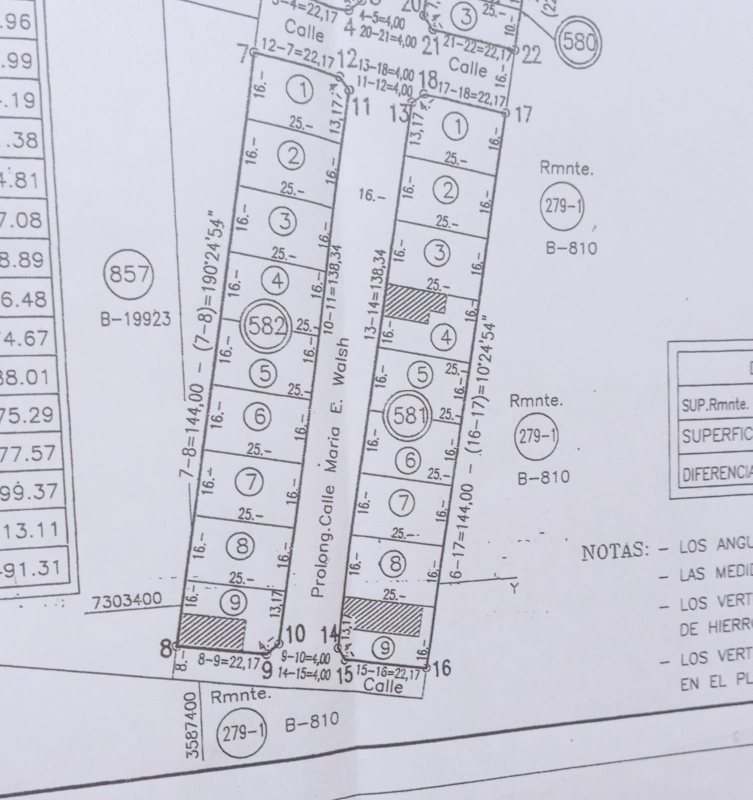
#> input picture ProyectoLotes/Rejunte/lote.jpeg, 1505 x 1600 px (shown at 1/2 size)
$ python PanelControl4.py
#> lines starting #> are read from the running program, lines starting #| are printed output that depends on the picture
import cv2
import tkinter as tk
from tkinter import ttk
import numpy as np
import os
from tkinter import simpledialog
import threading


#////////////////////////////////

# Variables globales
ref_points = []
obj_points = []
current_mode = "reference"
pixels_per_unit = 0
ref_width_real = 0
img = None
img_copy = None
tk_root = None

img_menu= None


recalibrar = False

#///////////////////////
resize_factor = 1.0  # Factor de tamaño actual

resize_step = 0.2    # Paso para aumentar/disminuir tamaño

current_img = None   # Almacena la imagen actual para

imagen_original= None

#///////////////////////////////


# [244 lines left out: functions show_input_dialog, mouse_event, calculate_and_display_measurements, redraw_points, update_display, resize_image, not called in this run]


        #cv2.imshow('Medicion de Objetos', current_img)
        #img = current_img


# Aumentar tamaño
def increase_size():

    resize_image(resize_step)


def decrease_size():
    """Disminuye el tamaño de la imagen"""
    resize_image(-resize_step)

# [10 lines left out: function reset_size, not called in this run]

#///////////////////////////////


class MinimalControlPanel:
    def __init__(self, command_handler):
        self.command_handler = command_handler
        self.root = tk.Tk()
        self.root.title("Menu Principal")
        self.root.geometry("250x550")
        self.root.configure(bg="#2c3e50")
        self.root.resizable(False, False)
        self.root.attributes('-topmost', True)

        # Configurar estilos para ttk
        self.style = ttk.Style()
        self.style.theme_use('clam')

        # Configurar colores para los botones
        self.style.configure('Blue.TButton', background="#3498db", foreground="white")
        self.style.configure('Green.TButton', background="#2ecc71", foreground="white")
        self.style.configure('Yellow.TButton', background="#f1c40f", foreground="white")
        self.style.configure('Red.TButton', background="#e74c3c", foreground="white")
        self.style.configure('Purple.TButton', background="#9b59b6", foreground="white")
        self.style.configure('Orange.TButton', background="#f39c12", foreground="white")
        self.style.configure('Red.TButton', background="#e74c3c", foreground="Black")

        # Crear controles
        self.create_controls()

        # Posición inicial
        self.root.geometry("+20+20")
        self.root.protocol("WM_DELETE_WINDOW", self.on_close)

    def create_controls(self):
        main_frame = ttk.Frame(self.root)
        main_frame.pack(fill=tk.BOTH, expand=True, padx=15, pady=15)

        commands = [
            ('Recalibrar', 'r', "Blue.TButton"),
            ('Tomar Medida', 'm', "Green.TButton"),
            ('Guardar', 's', "Yellow.TButton"),
            ('Salir', 'q', "Red.TButton"),
            ('Zoom +', '+', "Purple.TButton"),
            ('Zoom -', '-', "Orange.TButton"),
            ('Reset imag', 'f', "Red.TButton")


        ]

        for text, cmd, style_name in commands:
            btn = ttk.Button(
                main_frame,
                text=text,
                command=lambda c=cmd: self.send_command(c),
                style=style_name,
                width=15
            )
            btn.pack(fill=tk.X, pady=8, ipady=5)

            key_label = tk.Label(
                main_frame,
                text=f"Tecla: '{cmd}'",
                bg="#2c3e50",
                fg="#bdc3c7",
                font=('Arial', 8)
            )
            key_label.pack()

    def send_command(self, command):
        self.command_handler(command)
        print(f"Comando enviado: {command}")

    # [4 lines left out: function on_close, not called in this run]

    def update_gui(self):
        """Actualiza la GUI sin bloquear"""
        self.root.update()

# Solución para el error de Wayland
os.environ['GDK_BACKEND'] = 'x11'
os.environ['QT_QPA_PLATFORM'] = 'xcb'

# Ejemplo de uso con OpenCV
if __name__ == "__main__":
    # Usamos un diccionario para mantener el estado mutable
    state = {"running": True}
    estadoR= {"recalibrar": False }
    estadoM = {"medir": False }
    estadoZpos = {"Zoom+":False}
    estadoZneg= {"Zoom-":False}
    estadoReset= {"Reset":False}


#    global ref_points, obj_points, current_mode, img, img_cpy, ref_width_real
    #recalibrar = False

    # [22 lines left out: function handle_command, not called in this run]


    # Crear ventana OpenCV
#    window_name = "Sistema de Visión"
#    cv2.namedWindow(window_name, cv2.WINDOW_NORMAL)
#    cv2.resizeWindow(window_name, 800, 600)
#//////////////////////////
#    global ref_points, obj_points, current_mode, img, img_cpy, ref_width_real

    #Cargar Imagen
    img=cv2.imread('lote.jpeg')
#> img is the input picture: shape (1600, 1505, 3); mean B, G, R 217.2, 205.6, 206
    imagen_original=img.copy()
    if img is None:
        # Crear imagen de demo
        img = np.zeros((500, 800, 3), dtype=np.uint8)
        cv2.putText(img, "DEMO: Objeto de referencia (verde)", (100, 100),
                    cv2.FONT_HERSHEY_SIMPLEX, 0.8, (0, 255, 0), 2)

        cv2.putText(img, "DEMO: Objeto a medir (rojo)", (100, 300),
                    cv2.FONT_HERSHEY_SIMPLEX, 0.8, (0, 0, 255), 2)
        cv2.rectangle(img, (150, 120), (300, 220), (0, 255, 0), 2)
        cv2.rectangle(img, (150, 320), (400, 420), (0, 0, 255), 2)
        cv2.putText(img, "Presiona 'r' para establecer referencia", (50, 450),
                    cv2.FONT_HERSHEY_SIMPLEX, 0.7, (255, 255, 255), 2)
        cv2.putText(img, "Presiona 'm' para comenzar medicion", (50, 480),
                    cv2.FONT_HERSHEY_SIMPLEX, 0.7, (255, 255, 255), 2)

    img_copy = img.copy()
    img_menu = np.zeros((500, 800, 3), dtype=np.uint8)
    cv2.putText(img_menu, "Bienvenido!! ", (150, 100),
                    cv2.FONT_HERSHEY_SIMPLEX, 0.8, (0, 255, 0), 2)
    cv2.putText(img_menu, "Presione 'r' para continuar: ", (150, 140),
                    cv2.FONT_HERSHEY_SIMPLEX, 0.8, (0, 255, 0), 2)
    # Configurar ventana OpenCV
    # Configurar ventana OpenCV
    cv2.namedWindow('Medicion de Objetos')
    #cv2.setMouseCallback('Medicion de Objetos', mouse_event)
    cv2.imshow('Medicion de Objetos', img_menu)
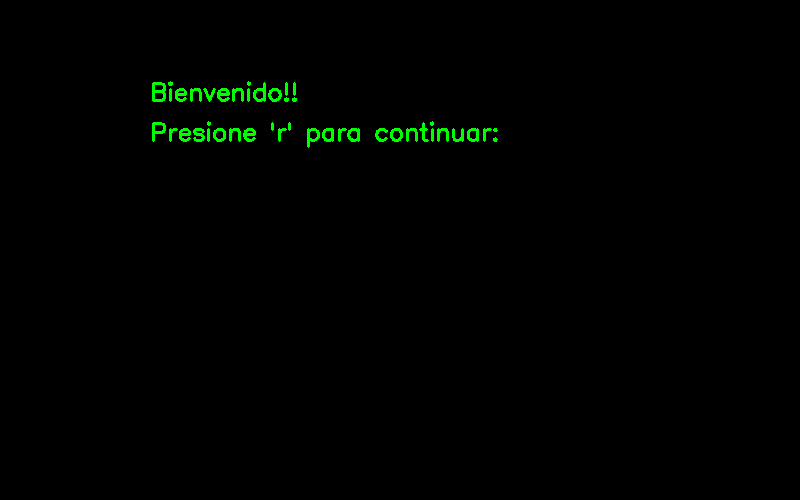
#> window 'Medicion de Objetos': shape (500, 800, 3); mean B, G, R 0, 2, 0

    print("Instrucciones:")
    print("1. Presiona 'r' para modo referencia")
    print("2. Haz clic en las 4 esquinas del objeto de referencia")
    print("3. Ingresa el tamaño real del objeto de referencia")
    print("4. Presiona 'm' para modo medición")
    print("5. Haz clic en las 4 esquinas del objeto a medir")
    print("6. Presiona 'n' para nuevo objeto")
    print("7. Presiona 'ESC' para salir")


#//////////////////////////////////////////////
    # Iniciar panel de control (en el mismo hilo principal)
    panel = MinimalControlPanel(handle_command)

    # Bucle principal combinado
    try:
        while state["running"]:
            # Actualizar GUI de Tkinter
            panel.update_gui()

            # Manejar teclas
            key = cv2.waitKey(1)
#> (key q is pressed here)

            if ((key == ord('r')) or (estadoR["recalibrar"])) :  # Modo referencia
                cv2.destroyWindow("Medicion de Objetos")

                current_mode = "reference"
                ref_points = []
                img = img_copy.copy()


                #cv2.imshow('Medicion de Objetos', img)
                #print("\nModo referencia: Selecciona las 4 esquinas del objeto de referencia")

                # Solicitar tamaño real con Tkinter
                ref_width_real = show_input_dialog(
                "Tamaño de Referencia",
                "Ingresa el ancho real del objeto de referencia (en centimetros):"
                )


                # Si el usuario cancela, usar valor por defecto
                if ref_width_real is None:
                    print("Entrada cancelada. Usando valor por defecto 1.0")
                    ref_width_real = 1.0
                else:
                    print(f"Tamaño de referencia establecido: {ref_width_real} centimetros")

                cv2.namedWindow('Medicion de Objetos')
                cv2.setMouseCallback('Medicion de Objetos', mouse_event)
                cv2.imshow('Medicion de Objetos', img)
                print("\nModo referencia: Selecciona las 4 esquinas del objeto de referencia")


                estadoR["recalibrar"] = False
            elif ((key == ord('m')) or (estadoM["medir"])):  # Modo medición

                if len(ref_points) < 4:
                    print("Error: Primero debes seleccionar un objeto de referencia completo")
                else:
                    current_mode = "measure"
                    obj_points = []
                    #img = img_copy.copy()

                    # Dibujar referencia existente
                    for i in range(4):
                        cv2.line(img, ref_points[i], ref_points[(i+1) % 4], (0, 255, 0), 2)
                    cv2.imshow('Medicion de Objetos', img)
                    print("\nModo medición: Selecciona las 4 esquinas del objeto a medir")


                estadoM["medir"]= False

#////////////////////////////////////////////////////

            elif key == ord('c'):  # Calcular medidas
                calculate_and_display_measurements()

            elif key == ord('n'):  # Nuevo objeto
                if current_mode == "measure":
                    obj_points = []
                    redraw_points()
                    update_display()
                    print("\nPreparado para medir un nuevo objeto")

            elif key == ord('+'):  # Aumentar tamaño

                # [4 lines of commented-out code are left out]


                increase_size()
                print(f"Tamaño aumentado a {resize_factor*100:.0f}%")

                estadoZpos["Zoom+"] = False

            elif key == ord('-'):  # Disminuir tamaño
                decrease_size()
                print(f"Tamaño reducido a {resize_factor*100:.0f}%")

                estadoZneg["Zoom-"] = False


            elif key == ord('f'):  # Tamaño original
                reset_size()
                print("Tamaño restablecido al 100%")


                estadoReset["Reset"] = False

#/////////////////////////////////////////////////////
            if key == 27 or key == ord('q'):  # ESC o 'q'
                state["running"] = False
    except Exception as e:
        print(f"Error: {e}")
    finally:
        # Cerrar todo en el orden correcto
        cv2.destroyAllWindows()
        panel.root.destroy()  # Destruir ventana Tkinter
